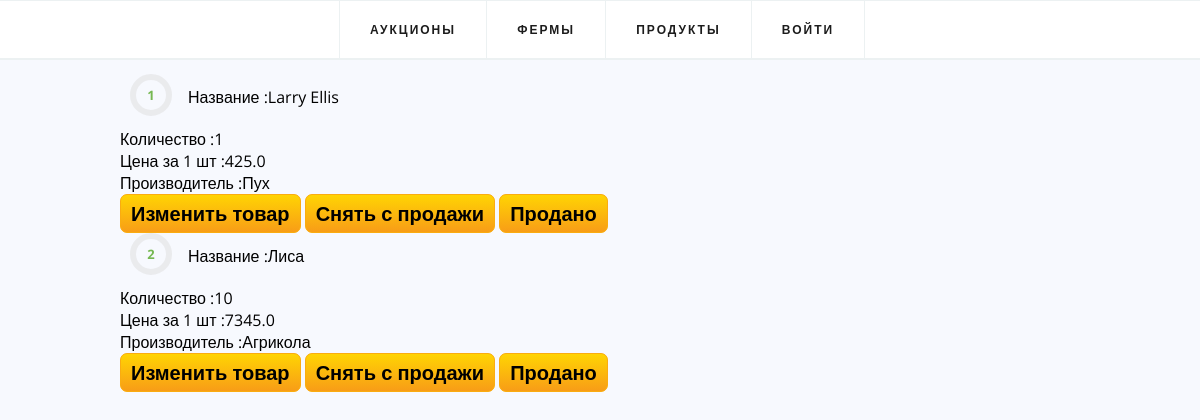
Page /products on the committed database.
### app/models.py (models this page shows)
class Product(models.Model):
    name = models.CharField(max_length=50)
    count = models.IntegerField()
    cost = models.FloatField()
    farm = models.CharField(max_length=50)

### app/views.py (the view)
# urls.py: path('products', products, name="products_url"),
def products(request):
    context = {"data_p": Product.objects.all()}
    return render(request, "products.html", context)

### templates/products.html
{% extends 'auctions.html' %}
{% block body %}
<ul class="list4b" style="margin-left: 10%">
    {% for product in data_p %}
        {% if product.count  > 0 %}
    <li>Название :{{ product.name }}<br></li>
        Количество :{{ product.count }}<br>
        Цена за 1 шт :{{ product.cost }}<br>
        Производитель :{{ product.farm }}<br>
            <a href="{% url 'product_edit_url' product.id %}" class="button10">Изменить товар</a>
        <a href="{% url 'product_delete_url' product.id %}" class="button10">Снять с продажи</a>
        <a href="{% url 'auction_add_url' %}" class="button10">Продано</a>
        {% endif %}
        {%endfor%}
</ul>
{% endblock %}

### templates/auctions.html (style rules this page uses)
* { box-sizing: border-box; }
body { margin: 0; background: #f7f9fe; font-family: 'Open Sans', sans-serif; }
.list4b { padding:0; list-style: none; counter-reset: li; }
.list4b li { position: relative; padding:12px 20px 20px 28px; margin-left: 40px; transition-duration: 0.3s; }
.list4b li:before { border: 6px solid transparent; line-height: 30px; position: absolute; top: 0; left:-30px; width:42px; text-align:center; font-size: 13px; font-weight: bold; color: #76b852; counter-increment: li; content: counter(li); transition-duration: 0.3s; -webkit-box-sizing: border-box; -moz-box-sizing: border-box; box-sizing: border-box; }
.list4b li:after { position: absolute; top: 0; left: -30px; width: 42px; height: 42px; border: 6px solid #DDDDDD; border-radius: 50%; content: ''; opacity: 0.5; -webkit-box-sizing: border-box; -moz-box-sizing: border-box; box-sizing: border-box; }
a.button10 { display: inline-block; color: black; font-size: 125%; font-weight: 700; text-decoration: none; user-select: none; padding: .25em .5em; outline: none; border: 1px solid rgb(250,172,17); border-radius: 7px; background: rgb(255,212,3) linear-gradient(rgb(255,212,3), rgb(248,157,23)); box-shadow: inset 0 -2px 1px rgba(0,0,0,0), inset 0 1px 2px rgba(0,0,0,0), inset 0 0 0 60px rgba(255,255,0,0); transition: box-shadow .2s, border-color .2s; }

### rows in the picture
Product: name "Larry Ellis", count "1", cost "425.0", farm "Пух"
Product: name "Лиса", count "10", cost "7345.0", farm "Агрикола"
